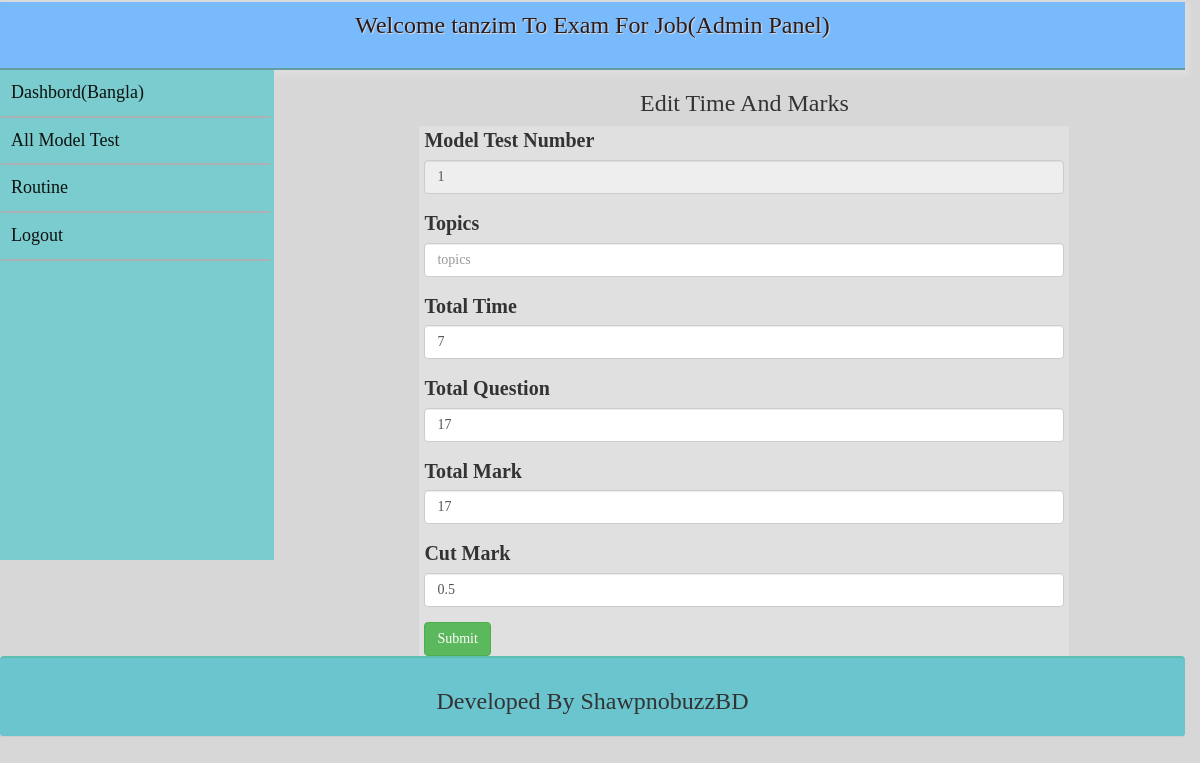
The page /admin/editTimeMarks.php?model=1 (signed in) on the database its author committed.
### tables this page shows
CREATE TABLE `timeMarks` (
  `id` int(11) NOT NULL,
  `subject1` varchar(255) DEFAULT NULL,
  `model` int(11) DEFAULT NULL,
  `time1` varchar(255) DEFAULT NULL,
  `mark1` int(11) DEFAULT NULL,
  `questions` int(11) DEFAULT NULL,
  `cutmark` float DEFAULT NULL,
  `topics` varchar(255) DEFAULT NULL
);

### admin/database/Connection.php (called while the page is built, shortened)
<?php
Class Database{
	public $host   = DB_HOST;
	public $user   = DB_USER;
	public $pass   = DB_PASS;
	public $dbname = DB_NAME;
	public $link;
	private function connectDB(){
	$this->link = new mysqli($this->host, $this->user, $this->pass, $this->dbname);
 }
	public function select($query){
		$result = $this->link->query($query) or die($this->link->error.__LINE__);
		if($result){
			return $result;
		} else {
			return false;
		}
	}
}

### admin/editTimeMarks.php (the view, shortened to what this page needs)
<?php
     include("database/Connection.php");
      $db = new Database();
?>
<!DOCTYPE html>
<html lang="en">
<head>
  <link rel="stylesheet" href="boot/css/bootstrap.css">
  <link rel="stylesheet" type="text/css" href="style.css">
<link href="https://cdnjs.cloudflare.com/ajax/libs/toastr.js/latest/toastr.min.css" rel="stylesheet"/>
</head>
<body>
<div class="container-fluidh">
    <div class="Jumbotron">
          <h3> Welcome <?php echo $_SESSION["name"] ?> To Exam For Job(Admin Panel) </h3>
    </div>
  </div>
  <div class="container-fluidm">
      <div class="row">
        <div class="col-md-3">
          <div class="side">
               <ul>
                <li>
                 <a href="home.php" >Dashbord(<?php echo$_SESSION['subject']; ?>)</a>
                  </li>
            <li> <a href="AllModelTest.php" style="text-decoration: none;" >All Model Test </a></li>
             <li> <a href="routine.php" style="text-decoration: none;" >Routine </a></li>
         <li><a href="?action=logout" >Logout</a></li>
        </ul>
    </div>
  </div>
       <div class="col-md-9">
        <h3 style="text-align:center;">Edit Time And Marks</h3>
         <div style="max-width:650px;margin: 0 auto;display: block;background: #e0e0e0;">
         <form action="" method="post" style="padding-left:5px;padding-right:5px">
         <?php
        $subject=$_SESSION["subject"];
        $model=$_GET['model'];
       $query1="SELECT*from timeMarks WHERE subject1='$subject' AND model='$model' ";
       $result1=$db->select($query1);
       $row1=$result1->fetch_assoc();
        ?>
             <div class="form-group">
				<label>Model Test Number</label>
				<input type="number" name="model" class="form-control" id="email" value="<?php echo $row1['model'] ?>" readonly >
			  </div>
        <div class="form-group">
				<label>Topics</label>
				<input type="text" name="topics" class="form-control" id="email" value="<?php echo $row1['topics'] ?>" placeholder="topics" >
			  </div>
            <div class="form-group">
				<label>Total Time</label>
				<input type="number" name="ttime" class="form-control" id="email" value="<?php echo $row1['time1'] ?>"  placeholder="time 20,30  ..." >
			  </div>
              <div class="form-group">
				<label>Total Question</label>
				<input type="number" name="tquestion" id="password" class="form-control" value="<?php echo $row1['questions'] ?>" placeholder="total question 25 ..." >
			  </div>
			  <div class="form-group">
				<label>Total Mark</label>
				<input type="number" name="tmark" class="form-control" id="email" value="<?php echo $row1['mark1'] ?>" placeholder="total  marks 20 ...">
			  </div>
              <div class="form-group">
				<label>Cut Mark</label>
				<input type="text" name="cmark" id="password" class="form-control" value="<?php echo $row1['cutmark'] ?>" placeholder="Like .5 ..." >
			  </div>
  <button type="submit" class="btn btn-success" name="submitTime">Submit</button>
</form>
  </div>
         </div>
       </div>
</div>
<div class="container-fluidf">
    <div class="panel panel-footer">
       <h3 style="text-align: center;">Developed By ShawpnobuzzBD</h3>
    </div>
  </div>
</body>
</html>

### admin/style.css (style rules this page uses)
body { background:#D7D7D7; }
.container-fluidh { padding-right: 15px; margin-right: auto; margin-left: auto; margin-top: -18px; }
.Jumbotron { background: #78bafc; padding-top: 0px; margin-top: 0px; border-bottom: 2px solid #619e9d; box-shadow: 2px 3px 4px 3px #ddd; max-height: 68px; font-family: 'Acme'; color: #2c1b19; text-shadow: 1px 1px 1px #ddd; }
.Jumbotron h3 { font-size: 24px; text-align: center; padding-top: 10px; padding-bottom: 20px; }
.container-fluidm { padding-right: 15px; }
.container-fluidf { padding-right: 15px; }
.side { background: #7acccf; color: #efefef; max-width:100%; height:490px; }
.side ul li { list-style-type:none; }
.side li { display: block; width: 115%; margin-left: -39px; border-bottom: 2px solid #acb1b3; }
.side li a { color: #0e1110; font-size: 18px; font-family: 'Acme'; display:block; padding: 10px 10px; list-style-type:none; }
.side ul li a { text-decoration: none; }
.panel-footer { padding: 10px 15px; background-color: #6ac5cf; border-top: 1px solid #ddd; border-bottom-right-radius: 3px; border-bottom-left-radius: 3px; border-top: 2px solid #5dbfb1; height:80px; position:relative; }

### admin/editTimeMarks.php (style rules this page uses)
body { font-family:'Acme'; }
label { font-size:20px; }
.side ul li a { text-decoration: none; }

### rows shown on the page
timemarks: model "1", ttime "7", tquestion "17", tmark "17", cmark "0.5"

### other values the page prints
$_SESSION["name"] "tanzim"
$_SESSION['subject'] "Bangla"
